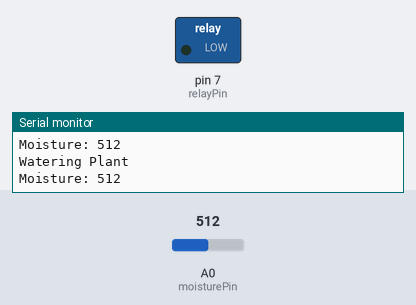
Simulated run of this sketch. Board: Arduino Uno, built with avr-gcc and run on an emulated ATmega328P. Parts: switched loads named in the sketch (green lamp = pin HIGH), the last lines printed to the serial monitor. The test bench sets the inputs (shaded band); at power-on: A0 (moisturePin) = 512.

Above: at 1.8 s.
1.9 s: A0 (moisturePin) set to 485
At 2.6 s:
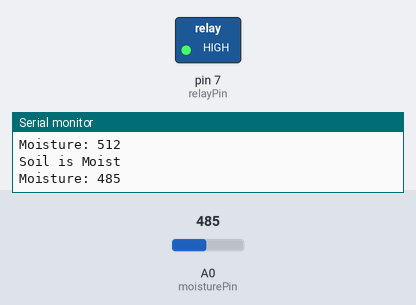
3.5 s: A0 (moisturePin) set to 510
At 5.2 s:
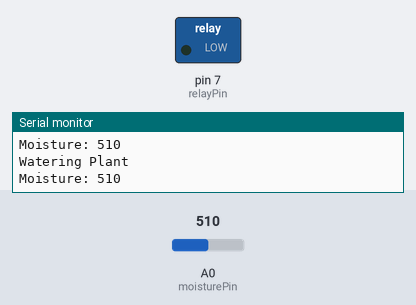
5.5 s: A0 (moisturePin) set to 490
At 6.9 s:
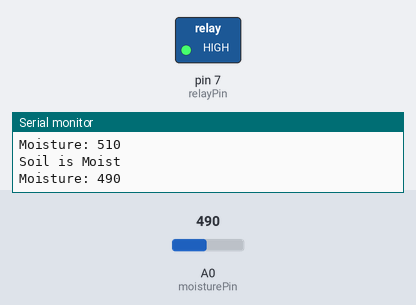
Timing chart, 0 to 8.5 s (numbered marks = the images above; inputs shaded):
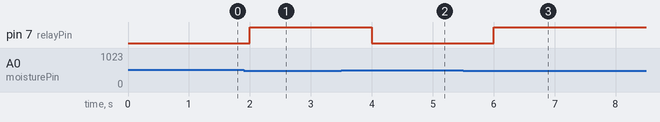

Measured:
- the behaviour switches between 501 and 500 on A0 (moisturePin) (found by bisection; images 0 and 1)
- after the input at 1.9 s, pin 7 (relayPin): LOW → HIGH after 0.10 s
- after the input at 3.5 s, pin 7 (relayPin): HIGH → LOW after 0.50 s
- after the input at 5.5 s, pin 7 (relayPin): LOW → HIGH after 0.50 s

The sketch:

code.ino
```cpp
#include <Wire.h>

// Pag-define sa mga pins
int moisturePin = A0;     // Moisture sensor nakasaksak sa A0
int relayPin = 7;         // Relay signal nakasaksak sa digital pin 7
int moistureValue = 0;    // Variable para itipig ang moisture sensor value
int threshold = 500;      // Moisture level threshold (i-adjust kung kinahanglan)

void setup() {
  // I-setup ang relay pin isip output
  pinMode(relayPin, OUTPUT);

  // Siguraduhon nga ang relay naka-off sa pagsugod
  digitalWrite(relayPin, HIGH); // Relay kay LOW-active, so HIGH means OFF

  // Sugdi ang serial communication para sa debugging (optional)
  Serial.begin(9600);

  // Initial message sa Serial Monitor
  Serial.println("Plant Monitor Initialized");
}

void loop() {
  // Basaha ang moisture sensor value (analog)
  moistureValue = analogRead(moisturePin);

  // I-check kung uga o basa ang yuta
  if (moistureValue > threshold) {
    // Uga ang yuta, paandara ang water pump
    digitalWrite(relayPin, LOW);  // Paandara ang pump (relay kay LOW-active)
    Serial.println("Watering Plant");
  } else {
    // Basa ang yuta, patya ang pump
    digitalWrite(relayPin, HIGH); // Patya ang pump
    Serial.println("Soil is Moist");
  }

  // Optional: i-print ang sensor values sa Serial Monitor para sa debugging
  Serial.print("Moisture: ");
  Serial.println(moistureValue);

  // Gamay nga delay before magkuha balik ug reading
  delay(1000);
}
```
